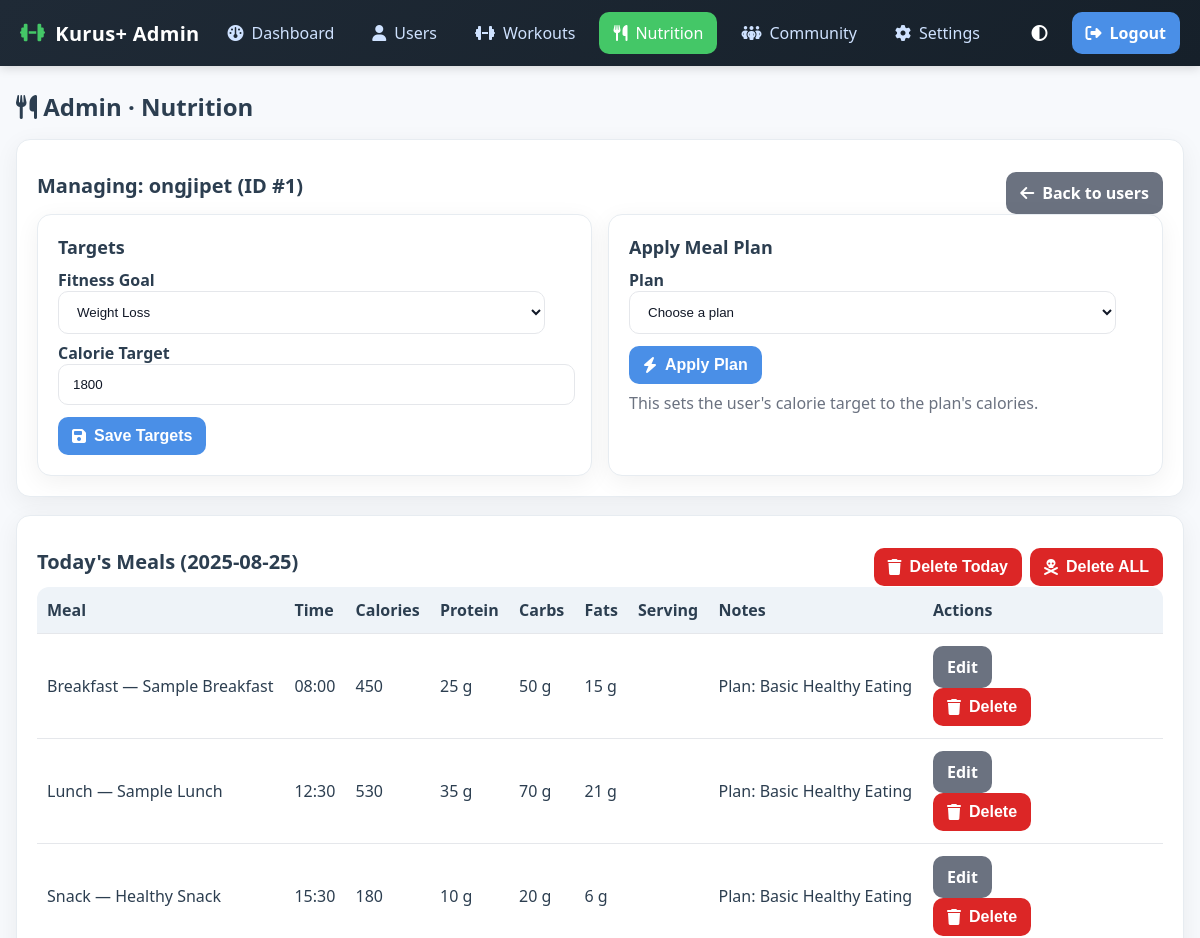
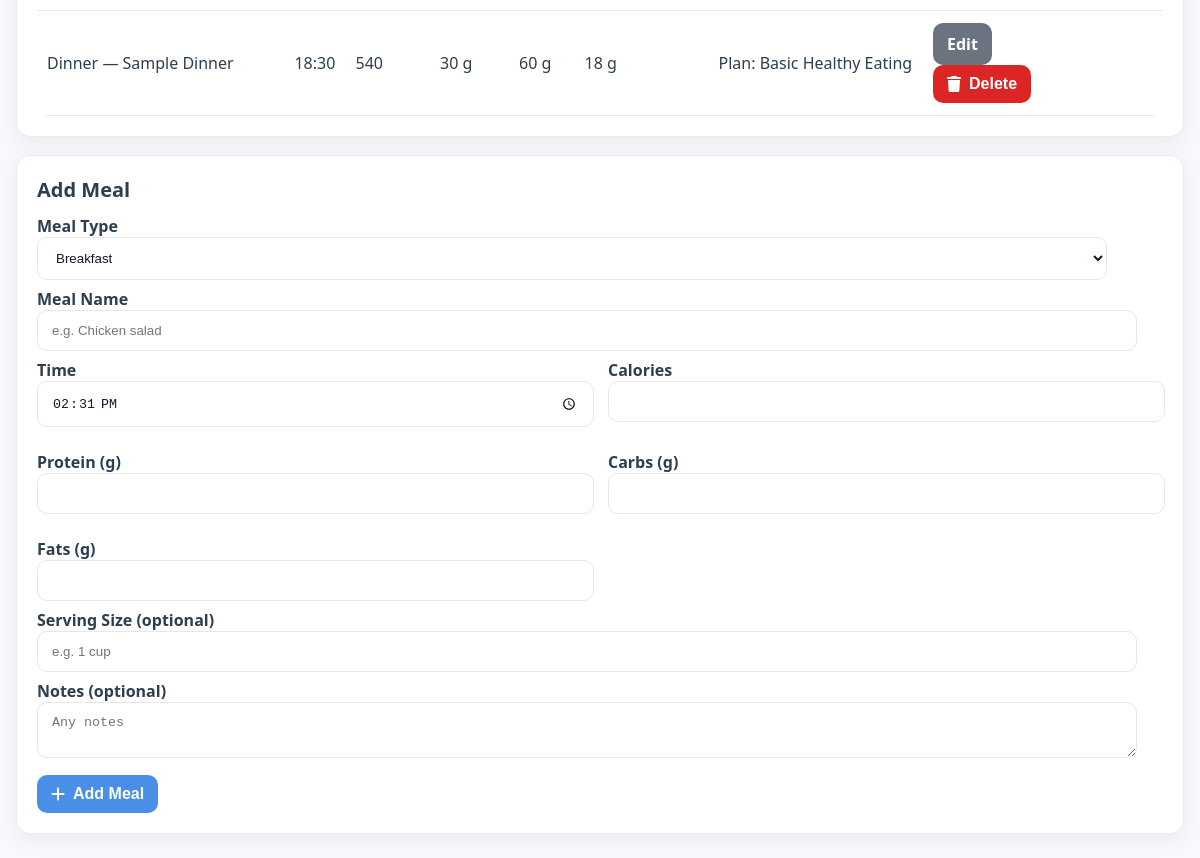
Page /admin_nutrition.php?user=1 (signed in) on the committed database (2 pictures, top to bottom).
### tables this page shows
CREATE TABLE `users` (
  `id` int(11) NOT NULL,
  `fullname` varchar(100) NOT NULL,
  `email` varchar(100) NOT NULL,
  `password` varchar(255) NOT NULL,
  `age` int(11) NOT NULL,
  `gender` enum('male','female','other') NOT NULL,
  `height` decimal(5,2) NOT NULL COMMENT 'in cm',
  `weight` decimal(5,2) NOT NULL COMMENT 'in kg',
  `fitness_goal` enum('weight_loss','muscle_gain','endurance','maintenance') NOT NULL,
  `created_at` timestamp NOT NULL DEFAULT current_timestamp(),
  `updated_at` timestamp NOT NULL DEFAULT current_timestamp() ON UPDATE current_timestamp(),
  `calorie_target` int(11) DEFAULT 2000
);

CREATE TABLE `meals` (
  `id` int(11) NOT NULL,
  `user_id` int(11) NOT NULL,
  `meal_type` enum('breakfast','lunch','dinner','snack') NOT NULL,
  `meal_name` varchar(100) NOT NULL,
  `meal_time` time NOT NULL,
  `serving_size` varchar(50) DEFAULT NULL,
  `calories` int(11) NOT NULL,
  `protein` decimal(5,2) NOT NULL COMMENT 'in grams',
  `carbs` decimal(5,2) NOT NULL COMMENT 'in grams',
  `fats` decimal(5,2) NOT NULL COMMENT 'in grams',
  `notes` text DEFAULT NULL,
  `date` date NOT NULL,
  `created_at` timestamp NOT NULL DEFAULT current_timestamp()
);

### admin_nutrition.php (the view, shortened to what this page needs)
<?php
require 'db.php';
function getUser(PDO $pdo, int $id) {
    $st = $pdo->prepare("SELECT id, fullname, email, fitness_goal, calorie_target FROM users WHERE id = ?");
    $st->execute([$id]);
    return $st->fetch(PDO::FETCH_ASSOC);
}
$manageId = isset($_GET['user']) ? (int)$_GET['user'] : (int)($_POST['user_id'] ?? 0);
$managedUser = $manageId ? getUser($pdo, $manageId) : null;
if ($managedUser) {
    $today = date('Y-m-d');
    $st = $pdo->prepare("SELECT * FROM meals WHERE user_id = ? AND date = ? ORDER BY meal_time ASC, id ASC");
    $st->execute([$manageId, $today]);
    $meals = $st->fetchAll(PDO::FETCH_ASSOC);
}
$users = $pdo->query("SELECT id, fullname, email FROM users ORDER BY id ASC")->fetchAll(PDO::FETCH_ASSOC);
include 'admin_header.php';
?>
<div class="container">
  <h1><i class="fa-solid fa-utensils"></i> Admin · Nutrition</h1>
  <?php if (!$managedUser): ?>
    <div class="card">
      <h2>Available Accounts</h2>
      <div class="table-wrap">
        <table>
          <thead>
            <tr><th>ID</th><th>Full Name</th><th>Email</th><th style="width:180px;">Action</th></tr>
          </thead>
          <tbody>
            <?php foreach ($users as $u): ?>
              <tr>
                <td><?php echo (int)$u['id']; ?></td>
                <td><?php echo htmlspecialchars($u['fullname']); ?></td>
                <td><?php echo htmlspecialchars($u['email']); ?></td>
                <td>
                  <div class="btn-stack">
                    <a class="btn btn-blue" href="admin_nutrition.php?user=<?php echo (int)$u['id']; ?>">
                      <i class="fa-solid fa-pen-to-square"></i> Manage
                    </a>
                  </div>
                </td>
              </tr>
            <?php endforeach; ?>
            <?php if (empty($users)): ?>
              <tr><td colspan="4">No users found.</td></tr>
            <?php endif; ?>
          </tbody>
        </table>
      </div>
    </div>
  <?php else: ?>
    <div class="card">
      <div class="actions" style="justify-content:space-between;">
        <h2>Managing: <?php echo htmlspecialchars($managedUser['fullname']); ?> (ID #<?php echo $managedUser['id']; ?>)</h2>
        <div class="btn-stack">
          <a class="btn btn-gray" href="admin_nutrition.php"><i class="fa-solid fa-arrow-left"></i> Back to users</a>
        </div>
      </div>
      <div class="row2">
        <form method="post" class="card" style="margin:0;">
          <h3>Targets</h3>
          <label>Fitness Goal</label>
          <select name="fitness_goal" required>
            <?php
              $goals = ['weight_loss'=>'Weight Loss','muscle_gain'=>'Muscle Gain','endurance'=>'Endurance','maintenance'=>'Maintenance'];
              $cur = $managedUser['fitness_goal'] ?? 'maintenance';
              foreach ($goals as $k=>$v) {
                  $sel = $k === $cur ? 'selected' : '';
                  echo "<option value=\"$k\" $sel>$v</option>";
              }
            ?>
          </select>
          <label>Calorie Target</label>
          <input type="number" name="calorie_target" min="1000" max="6000" value="<?php echo (int)($managedUser['calorie_target'] ?? 2000); ?>" required>
          <div class="actions">
            <button class="btn btn-blue" type="submit" name="update_targets"><i class="fa-solid fa-save"></i> Save Targets</button>
          </div>
        </form>
        <form method="post" class="card" style="margin:0;">
          <h3>Apply Meal Plan</h3>
          <label>Plan</label>
          <select name="plan_id" required>
            <option value="">Choose a plan</option>
          </select>
          <div class="actions">
            <button class="btn btn-blue" type="submit" name="apply_plan"><i class="fa-solid fa-bolt"></i> Apply Plan</button>
          </div>
          <p style="margin:.5rem 0 0; color:#6b7280;">This sets the user's calorie target to the plan's calories.</p>
        </form>
      </div>
    </div>
    <div class="card">
      <div class="actions" style="justify-content:space-between;">
        <h2>Today's Meals (<?php echo date('Y-m-d'); ?>)</h2>
        <div class="btn-stack">
          <form class="inline-form" method="post" onsubmit="return confirm('Delete all meals for today?');">
            <button class="btn btn-red" type="submit" name="delete_today"><i class="fa-solid fa-trash"></i> Delete Today</button>
          </form>
          <form class="inline-form" method="post" onsubmit="return confirm('Delete ALL meals for this user? This cannot be undone.');">
            <button class="btn btn-red" type="submit" name="delete_all_meals"><i class="fa-solid fa-skull-crossbones"></i> Delete ALL</button>
          </form>
        </div>
      </div>
      <?php if (empty($meals)): ?>
        <p>No meals logged today.</p>
      <?php else: ?>
        <div class="table-wrap">
          <table>
            <thead>
              <tr>
                <th>Meal</th><th>Time</th><th>Calories</th><th>Protein</th><th>Carbs</th><th>Fats</th><th>Serving</th><th>Notes</th><th style="width:220px;">Actions</th>
              </tr>
            </thead>
            <tbody>
              <?php foreach ($meals as $m): ?>
                <tr>
                  <td><?php echo htmlspecialchars(ucfirst($m['meal_type']).' — '.$m['meal_name']); ?></td>
                  <td><?php echo htmlspecialchars(substr($m['meal_time'],0,5)); ?></td>
                  <td><?php echo (int)$m['calories']; ?></td>
                  <td><?php echo (float)$m['protein']; ?> g</td>
                  <td><?php echo (float)$m['carbs']; ?> g</td>
                  <td><?php echo (float)$m['fats']; ?> g</td>
                  <td><?php echo htmlspecialchars($m['serving_size'] ?? ''); ?></td>
                  <td><?php echo htmlspecialchars($m['notes'] ?? ''); ?></td>
                  <td>
                    <details>
                      <summary class="btn btn-gray" style="display:inline-flex;">Edit</summary>
                    </details>
                    <form class="inline-form" method="post" onsubmit="return confirm('Delete this meal?');">
                      <button class="btn btn-red" type="submit" name="delete_meal"><i class="fa-solid fa-trash"></i> Delete</button>
                    </form>
                  </td>
                </tr>
              <?php endforeach; ?>
            </tbody>
          </table>
        </div>
      <?php endif; ?>
    </div>
    <div class="card">
      <h2>Add Meal</h2>
      <form method="post">
        <label>Meal Type</label>
        <select name="meal_type">
          <option value="breakfast">Breakfast</option>
        </select>
        <label>Meal Name</label>
        <input type="text" name="meal_name" placeholder="e.g. Chicken salad" required>
        <div class="row2">
          <div>
            <label>Time</label>
            <input type="time" name="meal_time" value="<?php echo date('H:i'); ?>" required>
          </div>
          <div>
            <label>Calories</label>
            <input type="number" name="calories" required>
          </div>
          <div>
            <label>Protein (g)</label>
            <input type="number" step="0.1" name="protein" required>
          </div>
          <div>
            <label>Carbs (g)</label>
            <input type="number" step="0.1" name="carbs" required>
          </div>
          <div>
            <label>Fats (g)</label>
            <input type="number" step="0.1" name="fats" required>
          </div>
        </div>
        <label>Serving Size (optional)</label>
        <input type="text" name="serving_size" placeholder="e.g. 1 cup">
        <label>Notes (optional)</label>
        <textarea name="notes" rows="2" placeholder="Any notes"></textarea>
        <div class="actions">
          <button class="btn btn-blue" type="submit" name="add_meal"><i class="fa-solid fa-plus"></i> Add Meal</button>
        </div>
      </form>
    </div>
  <?php endif; ?>
</div>
</body>
</html>

### admin_header.php (style rules this page uses)
:root { --primary:#4a8fe7; --secondary:#44c767; --dark:#1f2a36; --darker:#16202a; --light:#f7f9fc; --text:#2c3e50; --white:#fff; }
body { margin:0;font-family:system-ui,-apple-system,Segoe UI,Roboto,Helvetica,Arial,sans-serif;background:var(--light);color:var(--text); }
.btn { border:0;border-radius:10px;padding:8px 12px;font-weight:600;cursor:pointer }
.btn-blue { background:var(--primary);color:#fff }
.container { max-width:1200px;margin:24px auto;padding:0 20px }
.card { background:#fff;border-radius:14px;box-shadow:0 6px 24px rgba(0,0,0,.06);padding:20px }

### admin_nutrition.php (style rules this page uses)
.container { max-width:min(1200px, 100% - 32px); margin:24px auto; padding:0 16px; }
.card { background:#fff; border-radius:14px; box-shadow:0 6px 24px rgba(0,0,0,.06); padding:clamp(16px,2.2vw,20px); margin-bottom:18px; border:1px solid #e7ecf1; }
h1 { margin:8px 0 16px; font-size:clamp(20px, 3.4vw, 24px); }
h2 { margin:0 0 12px; font-size:clamp(18px, 2.8vw, 20px); }
h3 { margin:0 0 10px; font-size:clamp(16px, 2.4vw, 18px); }
.table-wrap { overflow-x:auto; border-radius:12px; }
table { width:100%; border-collapse:collapse; min-width:760px; }
th,td { padding:12px 10px; border-bottom:1px solid #e5e7eb; text-align:left }
table thead th { background:#eef3f8; font-weight:700; }
.btn { display:inline-flex; align-items:center; gap:8px; padding:10px 14px; border-radius:10px; border:0; cursor:pointer; font-weight:700; color:#fff; text-decoration:none; font-size:clamp(14px,2.2vw,16px); }
.btn-blue { background:#4a8fe7; }
.btn-red { background:#dc2626; }
.btn-gray { background:#6b7280; color:#fff !important; }
.actions { display:flex; gap:10px; margin-top:12px; flex-wrap:wrap; }
.btn-stack { display:flex; gap:8px; flex-wrap:wrap; }
label { display:block; font-weight:600; margin-top:8px; }
input[type="text"], input[type="email"], input[type="number"], input[type="time"], select, textarea { width:95%; padding:12px 14px; border:1px solid #e5e7eb; border-radius:10px; background:#fff; color:#111827; }
textarea { resize:vertical; }
.row2 { display:grid; grid-template-columns:1fr 1fr; gap:16px; }

### rows in the picture
users: fullname "ongjipet", id "1", calorie_target "1800"
meals: meal_type+meal_name "Breakfast — Sample Breakfast", meal_time "08:00", calories "450", protein "25", carbs "50", fats "15", notes "Plan: Basic Healthy Eating"
meals: meal_type+meal_name "Lunch — Sample Lunch", meal_time "12:30", calories "530", protein "35", carbs "70", fats "21", notes "Plan: Basic Healthy Eating"
meals: meal_type+meal_name "Snack — Healthy Snack", meal_time "15:30", calories "180", protein "10", carbs "20", fats "6", notes "Plan: Basic Healthy Eating"
meals: meal_type+meal_name "Dinner — Sample Dinner", meal_time "18:30", calories "540", protein "30", carbs "60", fats "18", notes "Plan: Basic Healthy Eating"

### other values in the picture
form field fitness_goal "Weight Loss"
